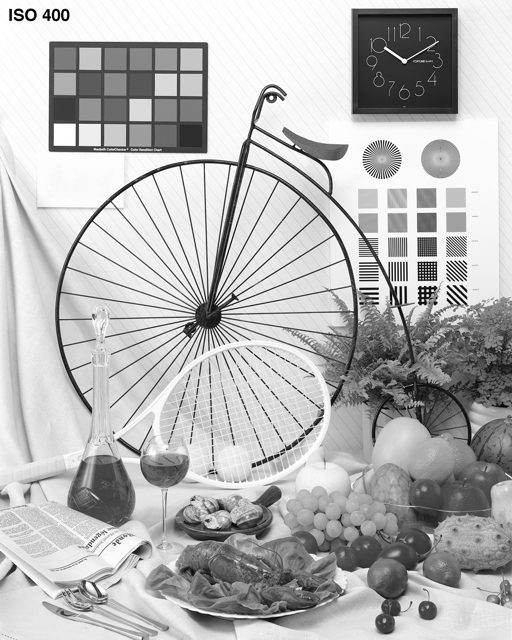
%> input picture bike2.png, 512 x 640 px, given in place of bike2.tif, which was not available
$ octave --eval "main;"   (GNU Octave 9; MATLAB toolbox functions it lacks are replaced by stand-ins)
%> lines starting %> are read from the running program, lines starting %| are printed output that depends on the picture; long printed decimals are rounded; pictures that were not available may be replaced by others from this repository, and a replacement may not be noted
function main

	Nbiter= 50;
	lambda = 0.16;
	tau = 0.01;
	sigma = 1/tau/8;
	rho = 1.9;

	rng(0);
	y=double(imread('bike2.tif'))/255;
%> y: size 640x512 double; min 0, max 1, mean 0.714
	y=y+randn(size(y))*0.18;
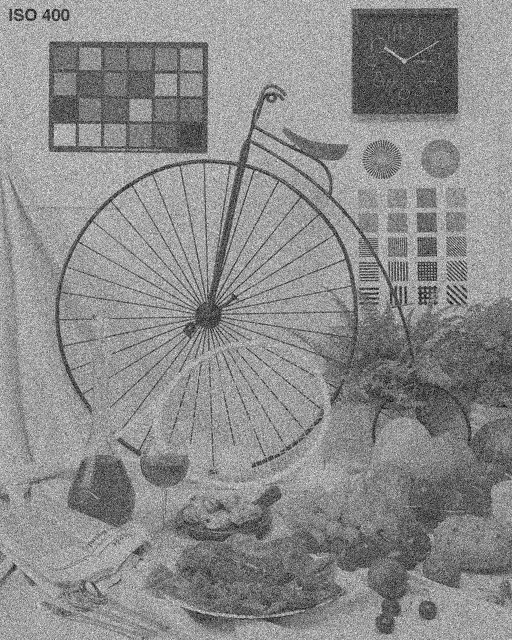
%> y: size 640x512 double; min -0.51, max 1.71, mean 0.714; drawn with min black and max white
	figure(1);
	imshow(y);
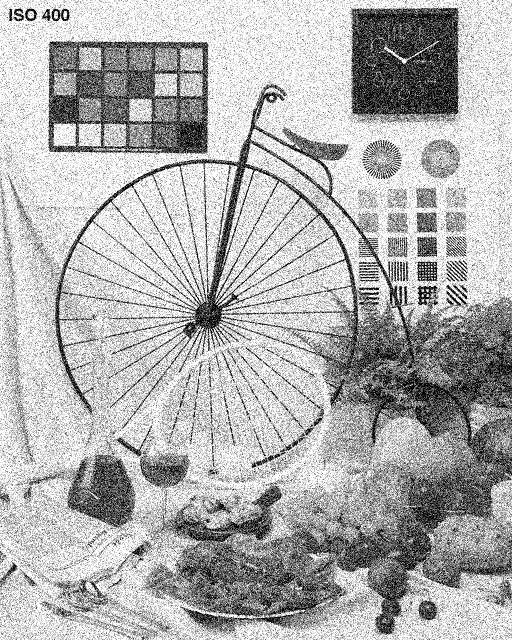
%> displayed picture: size 640x512, on the screen's scale of 0 to 255; min 0, max 255, mean 176.6
	colormap gray
	imwrite(y,'y.tif');

	opD = @(x) cat(3,[diff(x,1,1);zeros(1,size(x,2))],[diff(x,1,2) zeros(size(x,1),1)]);
	opDadj = @(u) -[u(1,:,1);diff(u(:,:,1),1,1)]-[u(:,1,2) diff(u(:,:,2),1,2)];
	prox_tau_f = @(x) (x+tau*y)/(1+tau);
	prox_sigma_g_conj = @(u) u./max(abs(u)/lambda,1);

	x = y;
	u = zeros([size(x) 2]);
	fprintf('0 %f\n',lambda*sum(sum(sum(abs(opD(y))))));
%| 0 22838.571
	for iter = 1:Nbiter
		xnew = prox_tau_f(x-tau*opDadj(u));
		unew = prox_sigma_g_conj(u+sigma*opD(2*xnew-x));
		x = xnew+(rho-1)*(xnew-x);
		u = unew+(rho-1)*(unew-u);
		if mod(iter,40)==0
			%we display the primal and dual cost functions, which reach equal values at convergence
			fprintf('%d %f %f\n',iter,sum(sum((xnew-y).^2))/2+lambda*sum(sum(sum(abs(opD(xnew))))),...
				-sum(sum((y-opDadj(unew)).^2-y.^2))/2);
			figure(2);
			imshow(xnew);
			colormap flag
			drawnow
		end
	end
%> this loop made 50 passes
%| 40 8179.075 6392.158
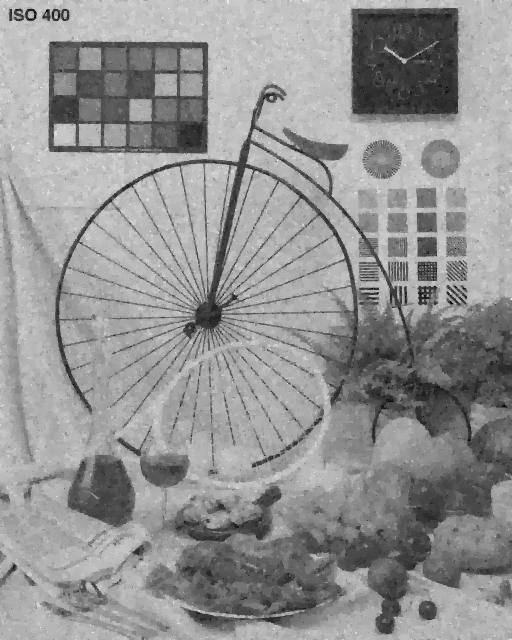
%> x: size 640x512 double; min -0.12, max 1.32, mean 0.714; drawn with min black and max white
	figure(2);
	imshow(xnew);
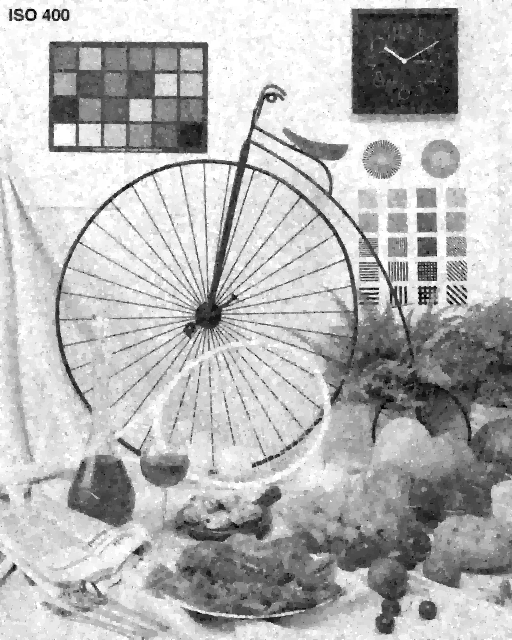
%> displayed picture: size 640x512, on the screen's scale of 0 to 255; min 0, max 255, mean 181.8
	colormap gray
	imwrite(xnew,'x_anisotropic.tif');

end
